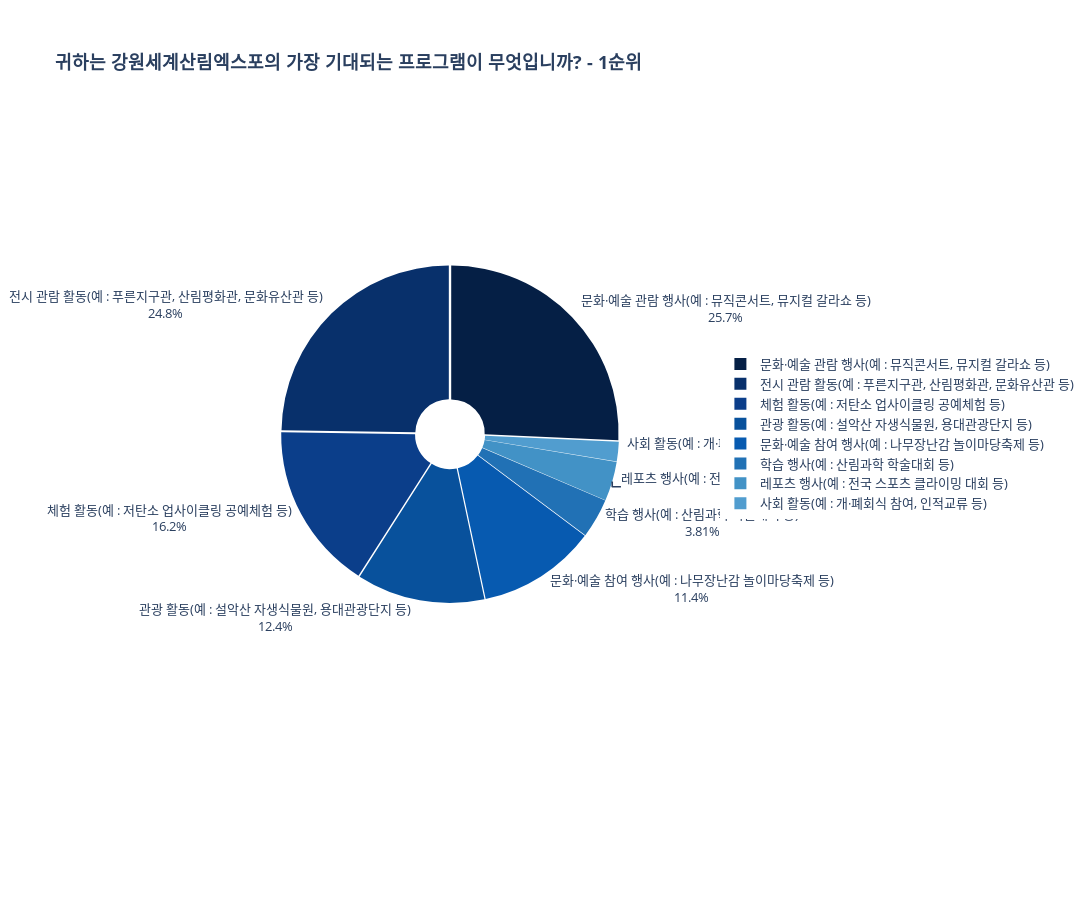

The notebook cell this image was saved under:
### Code cell
# 빈도를 비율로 변환
frequency3_1['비율'] = frequency3_1['1순위'] / frequency3_1['1순위'].sum()

# 파이 차트 시각화 (크기 조절)
fig = px.pie(frequency3_1, values='비율', names='값', title="<b>귀하는 강원세계산림엑스포의 가장 기대되는 프로그램이 무엇입니까? - 1순위</b>", hole=0.2,
                color_discrete_sequence=color_scale)

fig.update_layout(
    font=dict(size=13),
    height=900,  # 그림의 높이 설정
    width=1400,    # 그림의 너비 설정
    legend=dict(x=1.3, y=0.5)  # 범례 위치 조정 (x, y 조절 가능)
)
# 차트 내에 비율 숫자 직접 표시
pull_lst = [0.01] * 12
fig.update_traces(textinfo='percent+label', pull=pull_lst, insidetextorientation='horizontal')  # 비율 숫자를 라벨과 함께 표시

fig.show()

### Figure 1 — Plotly figure (JSON) as saved in the notebook; plotly's stock layout.template omitted (floating-point values rounded to 4 significant figures)
{"data": [{"domain": {"x": [0, 1], "y": [0, 1]}, "hole": 0.2, "hovertemplate": "값=%{label}<br>비율=%{value}<extra></extra>", "insidetextorientation": "horizontal", "labels": ["문화·예술 관람 행사(예 : 뮤직콘서트, 뮤지컬 갈라쇼 등)", "전시 관람 활동(예 : 푸른지구관, 산림평화관, 문화유산관 등)", "체험 활동(예 : 저탄소 업사이클링 공예체험 등)", "관광 활동(예 : 설악산 자생식물원, 용대관광단지 등)", "문화·예술 참여 행사(예 : 나무장난감 놀이마당축제 등)", "학습 행사(예 : 산림과학 학술대회 등)", "레포츠 행사(예 : 전국 스포츠 클라이밍 대회 등)", "사회 활동(예 : 개·폐회식 참여, 인적교류 등) "], "legendgroup": "", "name": "", "pull": [0.01, 0.01, 0.01, 0.01, 0.01, 0.01, 0.01, 0.01, 0.01, 0.01, 0.01, 0.01], "showlegend": true, "textinfo": "percent+label", "type": "pie", "values": [0.2571, 0.2476, 0.1619, 0.1238, 0.1143, 0.0381, 0.0381, 0.01905]}], "layout": {"font": {"size": 13}, "height": 900, "legend": {"tracegroupgap": 0, "x": 1.3, "y": 0.5}, "piecolorway": ["rgb(5,31,69)", "rgb(8,48,107)", "rgb(11,62,138)", "rgb(8,81,156)", "rgb(7,90,176)", "rgb(33,113,181)", "rgb(66,146,198)", "rgb(81,157,207)", "rgb(107,174,214)", "rgb(158,202,225)", "rgb(198,219,239)", "rgb(222,235,247)", "rgb(247,251,255)"], "title": {"text": "<b>귀하는 강원세계산림엑스포의 가장 기대되는 프로그램이 무엇입니까? - 1순위</b>"}, "width": 1400}}
